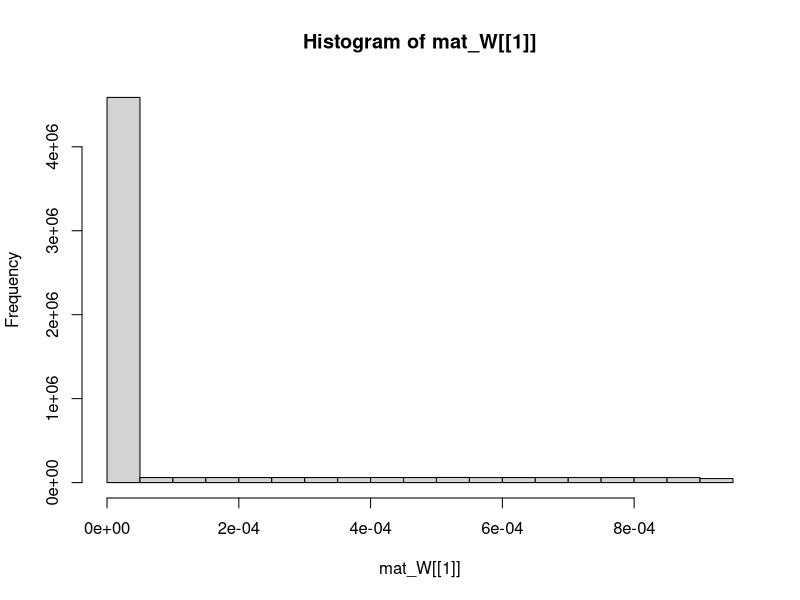
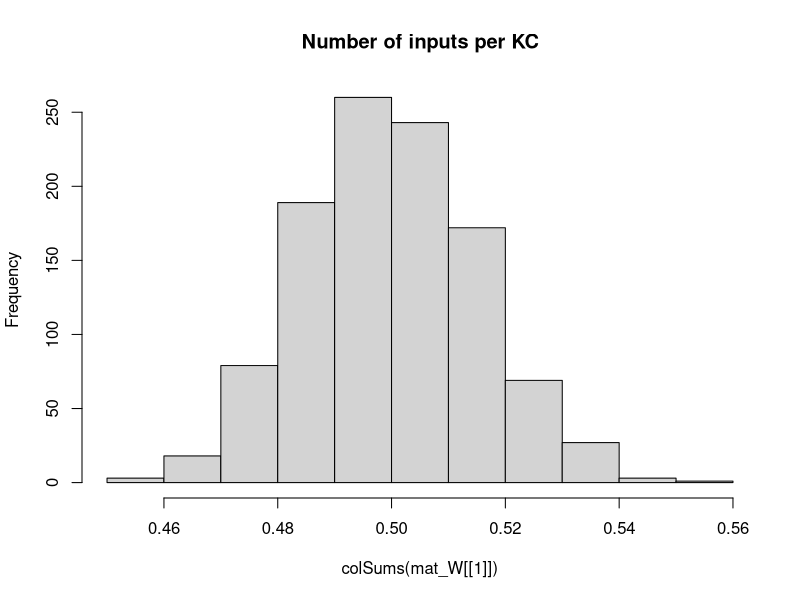
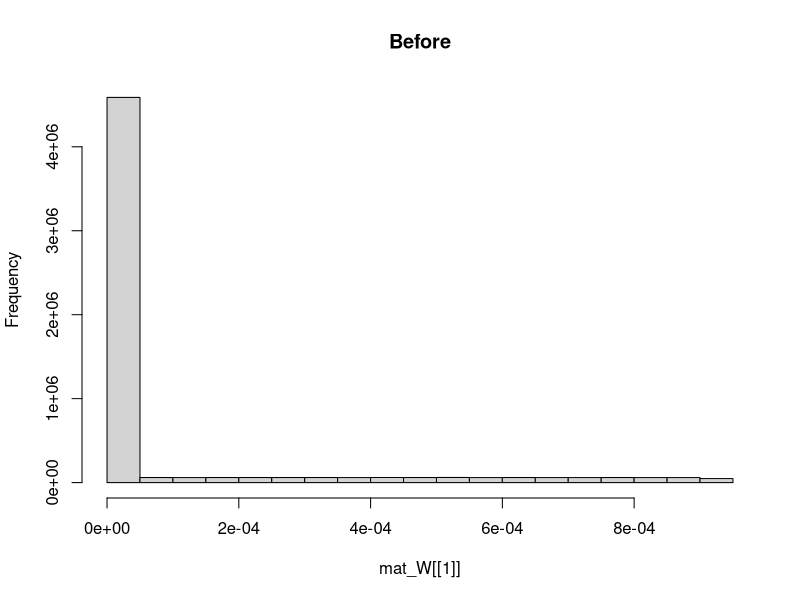

These charts were generated, in order, by the following R code: (Note: this script raises an error after producing the figures.)
## Development Code for Willsaw NN image recognition of zfish larva
## KL 2021
## I will implement a MB random kernel NN as in my Ant Navigation paper 
## This Files Trains the weights of  2 Layer Net : Random Expansion Feature Layer (Random Kernel Trick) -> Perceptron Output neuron 
## The connections in L1 Random Sparse Net are data independent, while L2 wights are trained via +ve larva head template samples to filter patterns that look like larva
## The input images are labeled as Fish and non fish according to the folder they are placed.
# Output is saved as pgm images which are then loaded by tracker software so as to implemend the simple classifier net implemended here 

library("pixmap")
library("yaml")


## Initialiaze the random Weight vector of an L1 (KC) neuron  
init_random_W <- function(m,p){
  # Draw random Number N of Sampled Inputs From Binomial
  n <- rbinom(1,length(m),p)
  ## Set N random synapses as inputs to KC
  idx <- sample(1:length(m),n)
  ##m <- runif(NROW(m))/(1000*NROW(m)) ##Weak Synapses
  ## Likely Stronger Subset
  m[idx] <- runif(n)/(length(m)) #1/NROW(m)
  #print(length(m))
  return (m)
}

## Sigmoid//logistic Transfer Function
N_transfer <- function(activation)
{
  return (1/(1+exp(-activation)))
}


## Derivative Sigmoid/logistic Transfer Function
N_transfer_D <- function(activation)
{
  return (N_transfer(activation)*(1-N_transfer(activation)) )
}

N_activation <- function(X,W,B)
{
  ## If more Than Half input units (based on Avg inputs) is active - then activate KC
  
  #  if ( sum(X) > KC_THRES )
  #    return (1)
  # else
  ## Bias is just another W attached to a fixed Input 1
  return (W%*%X + B)
}

## Copies A Smaller Matrix To the Middle of a larger one - (Pasting Image on larger canvas)
matrix_paste <- function(src,target)
{
  x_offset <- round((ncol(target)- ncol(src))/2 )
  y_offset <- round((nrow(target)- nrow(src))/2 )
  target[ (1+y_offset):(y_offset+nrow(src)),(1+x_offset):(x_offset+ncol(src))] <-src
  return(target)
}


sparse_binarize <- function(X,INPUT_SPARSENESS)
{
  ## Binarize Input Image / Set Sparsensess ##
  pxsparse = 1.0
  thres_bin = mean(X)
  max_iter = 100
  
  while (pxsparse > INPUT_SPARSENESS & max_iter > 0)
  {
    X_bin <-  as.numeric(X > thres_bin)
    pxsparse <- sum(as.numeric(X_bin[X_bin > 0]))/length(X_bin)
    thres_bin = thres_bin + 0.01;
    max_iter = max_iter + 1
  }
  
  
  message("Input Sparseness:",pxsparse)
  
  return(X_bin)
}



### EXPORT MAtrix to YAML for !!opencv-matrix##
matrixToYamlForOpenCV <- function(mat)
{
  ##!!opencv-matrix
  strHeader <- "!!opencv-matrix\n rows: %d\n cols: %d\n dt: f\n data:["
  ## Matrix Will Be saved Transposed Because Data serial Reading Order is by row in OpenCV while Here Serialization is By Column
  strHeader <- sprintf(strHeader,nrow(mat),ncol(mat))
  strData = ""
  lineWidth = 100#min(100,length(mat))
  
  ## COMMENTED OUT AS SUDDENLY as.yaml started adding new Lines in data automatically - The following routine does this manually
  # ##Long Strings Need to be broken by New Lines otherwise OPENCV FIle Storage FAils
  # if (length(mat) > lineWidth){
  #   fcon<- tempfile("matrixYaml")
  #   
  #   ## Need to export To TEMP file as string Concat Is too SLOW
  #   for (i in seq(1,length(mat),lineWidth) ){
  #     write(mat[i:min(i+lineWidth-1,length(mat)-1)], file = fcon,ncolumns = 100, append = TRUE, sep = ", ")
  #     ##cat(",",file = fcon, append = TRUE,fill=FALSE)
  #     #strData = paste0(strData, toString(mat[i:min(i+lineWidth,length(mat))],"\n",width=0))
  #   }
  #   ## Join  All Lines Back INto One String - With Newlines and Commas and Intendation
  #   #strData = noquote()
  #   strData = noquote(paste0(
  #                     readLines(con = fcon, n = -1L, ok = TRUE, warn = TRUE, skipNul = FALSE, encoding = "UTF-8"),
  #                            collapse=",\n         ")) ##
  #   #class(strData) <- "verbatim"
  # }else
    
  ## Need to TransposeBecause Data serial Reading Order is by row in OpenCV while Here Serialization is By Column
  strData = toString(t(mat))
  
  
  strRet=  noquote(paste0(strHeader,strData,"]")) 
  
  
  ##Character vectors that have a class of ‘verbatim’ will not be quoted in the output YAML 
  class(strRet) <- "verbatim"
  ##class(strRet) <- "verbatim"
  #write(strRet,file = fcon)  
  return(noquote(strRet) )
}




## Process 2 Layer Network - Return Last Node Output produced for each input image
## Note : Input Layer Is Simplified - No activation function needed or Bias - Input image intentities are taken as activations
## Target_output is vector of desired output for each output Neuron these I chose to be L2_1=1 (Fish) L2_2=1 (Non Fish)
net_proc_images <- function(input_list,inmat_W,inLayer_Bias,learningRate = 0.0)  
{
  
  L_X     <- list() ## Output Of Layer k
  L_A     <- list() ## Activation of  Layer k
  L_delta <- list()  ## Delta is the "cost attributable to (the value of) that node". 
  L2_out <- list()
  
  Target_output = c(1,0)  
  fileidx <- 0
  outError = 0 #'Mean Sq Error Of File Batch'
  ## TRAIN /TEST ##
  img_list <- input_list[,1]
  label_list <-cbind.data.frame(F=(input_list[,2]),NF=(input_list[,3]) )##Target output/labels
  
  ## Matrix Of  image Input Vectors  
  mat_X = matrix(0,nrow=ncol(inmat_W[[1]]),ncol=length(img_list) )
  
  for (in_img in img_list)
  {
    fileidx= fileidx + 1
    
    imgT <- read.pnm(as.character(in_img) )
    mat_img <- getChannels(imgT)
    X <- as.vector(mat_img)
    ### Add Fixed input 1 - To operate As Adjustable Bias for each input   
    ##X[length(X)] <- 1 # c(as.vector(mat_img),1)
    
    ##message(in_img," Input Dim:", dim(mat_img)[1],"x",dim(mat_img)[2],"=",dim(mat_img)[2]*dim(mat_img)[1])
    
    if (length(X) > n_top_px)
    {
      warning("input sample too big - skipping")
      next
    }
    
    ## If Loaded image is Smaller than INput - Then Resize (paste into) larger Matrix to fit
    if (length(X) < n_top_px)
    {
      ##message("input sample Smaller than Canvas - pasting")
      mat_t <- matrix(0,nrow=img_dim[1],ncol=img_dim[2])
      mat_img <- matrix_paste(mat_img,mat_t)
      ##message("Converted  Dim:", dim(mat_img)[1],"x",dim(mat_img)[2],"=",dim(mat_img)[2]*dim(mat_img)[1])
    }
    
    ##mypic = new("pixmapGrey", size=dim(mat_img),grey = mat_img);plot(mypic)
    ## Convert to Col Vector
    X <- sparse_binarize(as.vector(mat_img),INPUT_SPARSENESS)
    
  
    dim(X) <- c(length(X),1) ## Make into Col Vector
    
    if (length(X) > n_top_px)
    {
      warning(in_img,"Image Too large. Skipping")
      next
    }
    
    stopifnot(length(mat_X[,fileidx]) ==length(X) ) 
    mat_X[,fileidx] <- X # Save In Vector to MAtrix
    
    
    ##Input Layer Is Simplified - No activation function needed or Bias - Input image intentities are taken as activations
    ##Activation 
    L_A[[1]] <- X
    L_X[[1]] <- X##N_transfer(X-0.5)
    ## Due to R hell with numbers ecoming Factors I need to do this tricl
    mat_Y <- apply(as.matrix(label_list),2,strtoi)
    
    Target_output <-mat_Y[fileidx,] 
    ### 
    
    ## Forward Propagation ## 
    for (i in 2:(N_Layers+1) )
    {
      L_A[[i]] <- N_activation(L_X[[i-1]], inmat_W[[i-1]], inLayer_Bias[[i-1]]) ## v_Layer_Bias[i]  
      L_X[[i]] <- N_transfer(L_A[[i]])
    }
    
    outError = outError + sum( ( Target_output - L_X[[i]] ) )
    
    #hist(mat_W[[l-1]],main="before")
    ## Note Indexes L_X and mat/biases are off by one because LX_1 is considerened an input layer, while neural layer is l=2
    ## Back Propagation ##
    for (l in (N_Layers):1 )
    {
      ##On Output Layer
      if (l == (N_Layers))
      {
        ## Element Wise Product (hadamart Product)
        L_delta[[l]] <- ((N_transfer_D(L_X[[l+1]])) * (L_X[[l+1]] - Target_output)) ##*N_transfer_D(L_X[[l]])
      }else{
        #L_delta[[l]] <- L_delta[[l+1]] %*% t(mat_W[[l]])*N_transfer_D(L_X[[l]])
        L_delta[[l]] <-   t(t(L_delta[[l+1]]) %*%(inmat_W[[l+1]])*t(N_transfer_D( L_X[[l+1]] )))    ## %*% t(N_transfer_D(L_X[[l-1]]) )

          }
      
      dE <- (L_delta[[l]])%*%t(L_A[[l]])  
      dW <- learningRate*dE 
      ##Add average change over batch samples
      inmat_W[[l]] <- inmat_W[[l]] -  dW ##length(img_list)
      inLayer_Bias[[l]] <- inLayer_Bias[[l]] - learningRate*(L_delta[[l]])  
    }
    
    #hist(Layer_Bias[[1]])
    if (fileidx %% 10 == 0)
      hist(inmat_W[[1]], main="After")
    
    #hist( KC_out_act[1,])
    ## Calc Layer 1 output based on Activation Threshold Funciton for Units
    #KC_output <- apply(KC_out_act, 2, N_transfer)
    #dim(KC_output) <-c(1,length(KC_output)) ## Make into Row Vector
    
    ## Learn Positive Samples - Simple Perceptron Learning Rule - Over an augmented input X which is projected To High dim via sparse random matrix in L1##
    ## Take Active L1 outputs And Set L2 Input synapses of Output Neuron to High
    # Continuous output /
    #L2_Neurons_out <<- (as.numeric(( KC_output %*%  W_L2)/N_KC))
    # Weight Gradient -
    #DW <- t(KC_output)%*% (Target_output - L2_Neurons_out)/2
    #W_L2 <<-  W_L2 + learningRate*DW ## Update Weight Vector 
    
    
    ##W_L2[W_L2 < 1] <<- 1 ##Cap To Limit Values - Saturation Of Synapses
    ##W_L2[,outNeuronIdx][W_L2< -1] <<- -1
    
    #stopifnot(ncol(KC_output) == nrow(W_L2))
    ## Calc Output Neuron - Perceptron 
    ## FWD PROP CAlc MSQE - Fwd Propagate Entire Input Matrix 
    ## Forward Propagation ## 
    L1 <- N_transfer(N_activation(mat_X, inmat_W[[1]], matrix(inLayer_Bias[[1]],ncol=ncol(mat_X),nrow=length(inLayer_Bias[[1]])) ) ) ## v_Layer_Bias[i] matrix(rep(,nrow(mat_X)),nrow=nrow(mat_X) )  
    ## L2 matrix of output Col vectors correspond 
    L2 <-  N_transfer(N_activation(L1,inmat_W[[2]] , matrix(inLayer_Bias[[2]],ncol=ncol(mat_X),nrow=length(inLayer_Bias[[2]])) )  )  
    
    MSQError =  sum((t(mat_Y) - L2 )^2)/ ncol(mat_X)
    
    
    L2_out[[fileidx]] <- list(Err=0.5*sum((Target_output - L2[,fileidx])^2),
                              MSERR=MSQError,
                              L2_F=L2[1,fileidx],
                              L2_NF=L2[2,fileidx],
                              KC_active = sum(L1[fileidx,][L1[fileidx,]>0.5]),
                              KC_total = length(L1[fileidx,]),
                              # input_sparse= pxsparse,
                              file=in_img
    )
    
    
    
    message(fileidx,". MSQERR:",MSQError,"  ", L2_out[[fileidx]]$L2_F, "-", L2_out[[fileidx]]$L2_NF, " ERR: ", L2_out[[fileidx]]$Err ," ",in_img)
    
    ##message("Recognition Output for Img ",in_img," is F:",L_X[[3]][1]," non-F:",L_X[[3]][2]," Active KC:",L2_out[[fileidx]]$KC_active/N_KC )
    dim(X) = dim(mat_img)
    
    
    #image(X_bin)
    #title(main = paste(in_img,strRes," R:",L2_Neurons_out[1]-L2_Neurons_out[2]), font.main = 4)
  }
  
  lout <- list(X=mat_X,
               W=inmat_W,
               B=inLayer_Bias,
               out=data.frame( do.call(rbind,L2_out ) ))
  
  MSQError =  sum((t(mat_Y) - L2)^2)/nrow(mat_X)
  
  return(lout  )
}


img_dim <- c(38,28)
N_Layers <- 2

n_top_px <- img_dim[2]*img_dim[1]
N_KC = n_top_px*5 ## Number of Kenyon Cells (Input layer High Dim Coding)
N_SYN_per_KC <- n_top_px/5 ## Number of pic Features each KC neuron Codes for
KC_THRES <- N_SYN_per_KC*0.25 ## Number of INput that need to be active for KC to fire/Activate
v_Layer_N <- c(n_top_px, N_KC, 2)
Layer_Bias <- list() ## Number of INput that need to be active for Neuron to fire/Activate
INPUT_SPARSENESS = 0.20

mat_W <<- list() # List Of Weight Matrices
## Make Sparse Random Synaptic Weight matrix Selecting Inputs for each KC
for (k in 1:N_Layers)
{
  mat_W[[k]] <- matrix(0,ncol=v_Layer_N[k],nrow=v_Layer_N[k+1])
  ## Init Random
  mat_W[[k]] <- t(apply(mat_W[[k]],1,init_random_W,N_SYN_per_KC/n_top_px)) ##
  Layer_Bias[[k]] <- matrix(1,ncol=1,nrow=v_Layer_N[k+1] )  #rep(1,) ## Initialiaze Neural Biases
}

hist(mat_W[[1]])
hist(colSums(mat_W[[1]]),main="Number of inputs per KC")



##Layer 2 (Output Perceptron)
#L2_Neurons <<- 2

## Apply Input Image ##
## list training files 
setwd("/home/kostasl/workspace/zebrafishtrack/Rplots")
sPathTrainingSamples="../img/trainset/fish"
sPathTrainingNonSamples="../img/trainset/nonfish/"
sPathTestingSamplesFish="../img/fish/"
sPathTestingSamplesNonFish="../img/nonfish/"

img_list_train_fish =  cbind(files=list.files(path=sPathTrainingSamples,pattern="*pgm",full.names = T),F=1,NF=0) 
img_list_test_fish = cbind(files=list.files(path=sPathTestingSamplesFish,pattern="*pgm",full.names = T),F=1,NF=0)
img_list_train_nonfish =   cbind(files=list.files(path=sPathTrainingNonSamples,pattern="*pgm",full.names = T),F=0,NF=1)
img_list_test_nonfish =  cbind(files=list.files(path=sPathTestingSamplesNonFish,pattern="*pgm",full.names = T),F=0,NF=1)

img_list_all <- rbind.data.frame(img_list_train_fish,img_list_test_fish,img_list_train_nonfish,img_list_test_nonfish,stringsAsFactors = FALSE)

#img_list_test=  list.files(path=sPathTestingSamples,pattern="*pgm",full.names = T) Samples ##


img_list_all <- rbind.data.frame(img_list_train_fish,img_list_test_fish,img_list_test_nonfish[1:NROW(img_list_test_fish),],stringsAsFactors = FALSE)


lFitError <- list()
dfitRecord <- data.frame()

hist(mat_W[[1]],main="Before")
for (i in 1:10)
{  
  
  dLearningRate =0.001
  img_list_suffled <- img_list_all[sample(1:nrow(img_list_all)),]
  
  # TRAIN On Fish 
  dnetout <- net_proc_images(img_list_suffled,mat_W,Layer_Bias,0.0 )
  mat_W <<-dnetout$W
  Layer_Bias <<- dnetout$B
  
  plot(unlist(dnetout$out$MSERR),main=paste(i,"Mean SQ Err"))

}


hist(dnetout$W[[1]],main="After")

fishNet <- list(LW1=dnetout$W[[1]],
                LW2=dnetout$W[[2]],
                LB1=dnetout$B[[1]],
                LB2=dnetout$B[[2]] 
)


#attr(fishNet$LW1, "tag") <- "!!opencv-matrix" ##Adding tags Also Change The Header to Verbatim, which does not work in OPENCV
attr(fishNet$LW2, "tag") <- "!!opencv-matrix"
attr(fishNet$LB1, "tag") <- "!!opencv-matrix"
attr(fishNet$LB2, "tag") <- "!!opencv-matrix"



#fishNet <- list(LW1=Layer_Bias[[2]]
#)
## EXPORT TO YAML FOR OPENCV - Custom/hacked exporter routine specific to OPENCV
filename <- "fishNet.yml"
con <- file(filename, "w")
message("Exporting to YAML-Wait for it , this may take a while...")
write("%YAML:1.0",con) ##Header Is necessary For OPENCV 
## Indentation Needs to be 3
str_yaml<- noquote(as.yaml(fishNet, handlers=list(matrix=matrixToYamlForOpenCV), line.sep="\n",indent=3,unicode=F))
#  CLEAN UP String FRom Escape Chars
## the Var Type tag !!opencv-matrix needs to be on same line as vairable Name - For OpenCV file store - FIX
str_yaml <- gsub("\n  !!opencv-matrix","!!opencv-matrix",str_yaml,fixed = T)
str_yaml <- gsub("\\n","\n",str_yaml,fixed = T)## Remove Escaped NewLines
str_yaml <- gsub("\"","",str_yaml,fixed = T)#Remove Quates

write(noquote(str_yaml),con,append=TRUE) ##Header Is necessary For OPENCV 
close(con)



#}

#       ##Test 
#   dnetout_tfish <- net_proc_images(img_list_test_fish,0.3, c(1,0))
#   #hist(unlist(dnetout_fish$L2_F),breaks=10,main="Class Fish Responses to F+ samples" )
#   ##L1 threshold set too high - patterns do not propagate
#   stopifnot(sum(unlist(dnetout_tfish$KC_active)) > 1)
#     
#   SqError_FisF <- sum((1 -unlist(dnetout_tfish$L2_F))^2)/nrow(dnetout_tfish)
#   SqError_FisNotNF <- sum((-1 -unlist(dnetout_tfish$L2_NF))^2)/nrow(dnetout_tfish)
#   
#   message("Sq. Error: F+:",SqError_FisF," F-:",SqError_FisNotNF)
#   
#   dnetout_tnotfish <- net_proc_images(img_list_test_nonfish,dLearningRate,c(0,1))
#   ##hist(unlist(dnetout_notfish$L2_NF),breaks=10,main="Class Not Fish Responses to F- samples" )
#   
#   SqError_NFisNotF <- sum((-1 -unlist(dnetout_tnotfish$L2_F))^2)/nrow(dnetout_tnotfish)
#   SqError_NFisNF <- sum((1 -unlist(dnetout_tnotfish$L2_NF))^2)/nrow(dnetout_tnotfish)
#   
#   #message("Sq. Error: F+:",SqError_NFisNotF," F-:",SqError_NFisNF)
# 
#   
#   SqClassError = sum(SqError_FisF,SqError_FisNotNF,SqError_NFisNotF,SqError_NFisNF)   
#   lFitError[[i]] = list(S_error=SqClassError,FishisFish=SqError_FisF,FishNotFish=SqError_FisNotNF,
#                         NotFishIsFish=SqError_NFisNotF,
#                         NotFishIsNotFish=SqError_NFisNF)
#   
#   dfitRecord <<- data.frame( do.call(rbind,lFitError ) )
#   plot(unlist(dfitRecord$S_error),xlim=c(1,100) ,xlab="Fit Error",ylim=c(0,2))
# 
# 
# ## Test Fish
# dnetout_testfish <- net_proc_images(img_list_test_fish,0,c(-1,1))
# ##hist(unlist(dnetout_notfish$L2_NF),breaks=10,main="Class Not Fish Responses to F- samples" )
# dnetout_testnonfish <- net_proc_images(img_list_test_nonfish,0,c(-1,1))
# 
# 
# SqError_NFisNotF <- sum((-1 -unlist(dnetout_testfish$L2_F))^2)/nrow(dnetout_testfish)
# SqError_NFisNF <- sum((1 -unlist(dnetout_testfish$L2_NF))^2)/nrow(dnetout_testfish)
# 
# 
# 
# 
# plot(unlist(dfitRecord$S_error),xlim=c(1,100) ,xlab="Fit Error",ylim=c(00,800))
# 
# plot(unlist(dfitRecord$FishisFish) )
# plot(unlist(dfitRecord$FishNotFish) )
# plot(unlist(dfitRecord$NotFishIsFish) )
# plot(unlist(dfitRecord$NotFishIsNotFish) )
# 
# 
# 
# ## Test Responses ## 
# dnetout_test <- net_proc_images(img_list_test,0.0,c(0,0))
# dnetout_test_nonfish <- net_proc_images(img_list_train_nonfish,0.0,c(-1,1))
# 
# 
# 
# colSums(W_L2)
# 
# l_out_n <- net_proc_images(img_list_train_nonfish,-dLearningRate/5,1)
# colSums(W_L2)
# 
# colSums(W_L2)
# 
# 
#  ## Save KC Matrix As Image (To Be loaded by Tracker)
#  ## Save Trained Weights As Image (To load by Tracker)
#  KC_sparse_pic <- pixmapGrey(mat_W[[1]], nrow=dim(mat_W[[1]])[1],ncol=dim(mat_W[[1]])[2])
#  plot(KC_sparse_pic)
#  write.pnm(KC_sparse_pic,file="L1_W_SparseNet.pgm")
# # 
# # ## Shift Values
#  L_W2 <- (mat_W[[2]])+1.0
#  L_W2 <- apply(L_W2,2,rev)
#  Lout_pic <- pixmapGrey(L_W2, nrow=dim(mat_W[[2]])[1],ncol=dim(mat_W[[2]])[2],cellres=1)
#  plot(Lout_pic)
#  write.pnm(Lout_pic,file="L2_W_SparseNet.pgm")
# 
#  Lout_pic <- pixmapGrey(Layer_Bias[[1]], nrow=dim(Layer_Bias[[1]])[1],ncol=dim(Layer_Bias[[1]])[2],cellres=1)
#  plot(Lout_pic)
#  write.pnm(Lout_pic,file="L1_B_SparseNet.pgm")
#  
#  
#  Lout_pic <- pixmapGrey(Layer_Bias[[2]],  nrow=dim(Layer_Bias[[2]])[1],ncol=dim(Layer_Bias[[2]])[2],cellres=1)
#  plot(Lout_pic)
#  write.pnm(Lout_pic,file="L2_B_SparseNet.pgm")
#  #
#  # 
# # 
# ## Load Matrix And Test
# imgT <- read.pnm(file="L1_W_SparseNet.pgm")
# mat_WL1 <- getChannels(imgT)
# 
# imgT <- read.pnm(file="L2_W_SparseNet.pgm")
# mat_WL2 <- getChannels(imgT)-1.0 ##Reverse Order

# 
# hist(W_L2)
# 
# cc <- getChannels(Lout_pic)
# plot(pic_outL)
